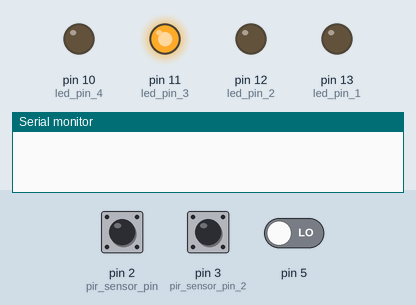
Simulated run of this sketch. Board: Arduino Uno, built with avr-gcc and run on an emulated ATmega328P. Shown: output pins drawn as LEDs (lit = HIGH), the last lines printed to the serial monitor. The test bench sets the inputs (shaded band); at power-on: pin 5 LOW, pin 2 (pir_sensor_pin) HIGH, pin 3 (pir_sensor_pin_2) HIGH.

Above: at 1.2 s.
1.3 s: pin 5 driven HIGH
At 2.7 s:
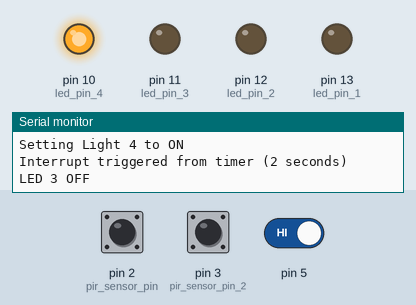
4.3 s: pin 5 driven LOW
At 7.0 s:
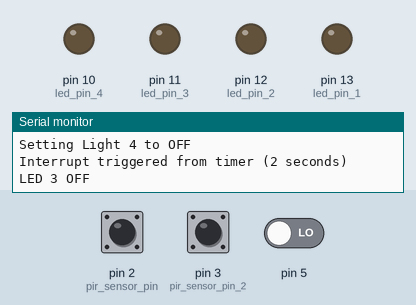
7.3 s: pin 2 (pir_sensor_pin) pulsed LOW 5 times (0.12 s each, 0.3 s apart)
At 9.7 s:
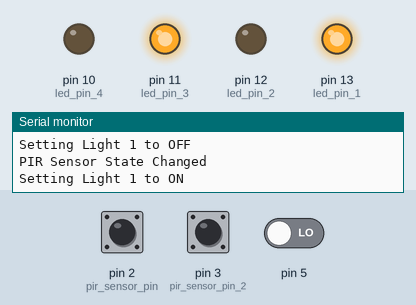
11.5 s: pin 5 driven HIGH
At 12.7 s:
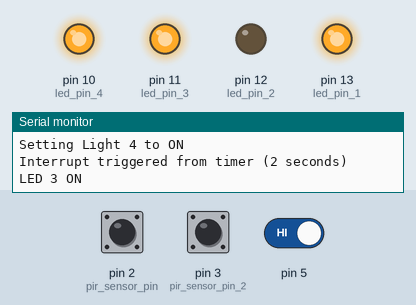
14.5 s: pin 3 (pir_sensor_pin_2) pulsed LOW 2 times (0.12 s each, 0.3 s apart)
At 15.7 s:
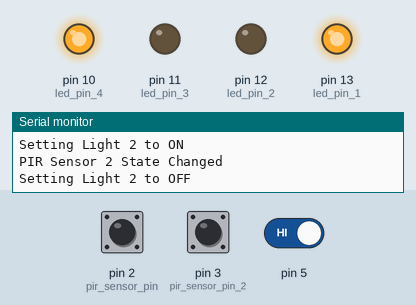
Timing chart, 0 to 17.5 s (numbered marks = the images above; inputs shaded):
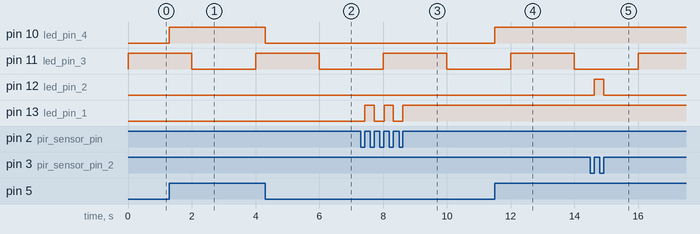

The sketch:

Task1.1D.ino
```cpp
const byte led_pin_1 = 13;
const byte led_pin_2 = 12;
const byte led_pin_3 = 11;
const byte led_pin_4 = 10;

const byte pir_sensor_pin = 2;
const byte pir_sensor_pin_2 = 3;

volatile byte LED_state = LOW;
volatile byte pirSensorValue = LOW;
volatile byte pirSensorValue2 = LOW;
volatile byte pirSensorValue3 = LOW;

void setup() {

  //Timer Setup Using timer 1
  cli();// Temporarily stop interrupts

  TCCR1A = 0;			//Reset TCCR1A register
  TCCR1B = 0;			//Reset TCCR1B register

    // Set Timer 1 prescaler to 1024
  TCCR1B |= B00000101;

  //Enable compare match on timer 1
  TIMSK1 |= B00000010;

  //Set the compare match value on timer 1 to 31250 (2 seconds with prescaler 1024)
  OCR1A = 31250;

  sei(); // Enable interrupts


  Serial.begin(9600);
  pinMode(led_pin_1,OUTPUT);
  pinMode(led_pin_2,OUTPUT);
  pinMode(led_pin_3,OUTPUT);
  pinMode(led_pin_4,OUTPUT);
  attachInterrupt(digitalPinToInterrupt(pir_sensor_pin),pir_sensor_triggered,RISING);
  attachInterrupt(digitalPinToInterrupt(pir_sensor_pin_2),pir_sensor_triggered_2,RISING);

  //Setup PCINT for interrupt on 3rd sensor
  PCICR |= B00000100; //Enable interrupts on PCINT Group 2
  PCMSK2 |= B00100000; // Pin D5 enabled for interrupt

}

void loop() {

  digitalWrite(led_pin_1,pirSensorValue);
  digitalWrite(led_pin_2,pirSensorValue2);
  digitalWrite(led_pin_3,LED_state);
  digitalWrite(led_pin_4,pirSensorValue3);

}

void pir_sensor_triggered(){

  Serial.println("PIR Sensor State Changed");

  if (pirSensorValue == LOW){
    pirSensorValue = HIGH;
    Serial.println("Setting Light 1 to ON");
  } else {
    pirSensorValue = LOW;
     Serial.println("Setting Light 1 to OFF");
  }

}


void pir_sensor_triggered_2(){

  Serial.println("PIR Sensor 2 State Changed");

  if (pirSensorValue2 == LOW){
    pirSensorValue2 = HIGH;
    Serial.println("Setting Light 2 to ON");
  } else {
    pirSensorValue2 = LOW;
     Serial.println("Setting Light 2 to OFF");
  }

}

void pir_sensor_triggered_3(){

  Serial.println("PIR Sensor 3 State Changed");

  if (pirSensorValue3 == LOW){
    pirSensorValue3 = HIGH;
    Serial.println("Setting Light 4 to ON");
  } else {
    pirSensorValue3 = LOW;
     Serial.println("Setting Light 4 to OFF");
  }

}

ISR(TIMER1_COMPA_vect){
  TCNT1  = 0;                  //Reset timer for next interrupt
  Serial.println("Interrupt triggered from timer (2 seconds)");
  if(LED_state == LOW){
    LED_state = HIGH;
    Serial.println("LED 3 ON");
  } else {
    LED_state = LOW;
    Serial.println("LED 3 OFF");
  }

}

ISR (PCINT2_vect){
  //Interrupt routine for D5 on PCINT Group 2
  pir_sensor_triggered_3();


}
```

Measured:
- after the input at 1.3 s, pin 10 (led_pin_4): LOW → HIGH at once
- after the input at 4.3 s, pin 10 (led_pin_4): HIGH → LOW at once
- after the input at 7.3 s, pin 13 (led_pin_1): alternates HIGH for 0.29 s and LOW for 0.31 s, 5 changes in all, then stays HIGH, starting after 0.12 s
- after the input at 11.5 s, pin 10 (led_pin_4): LOW → HIGH at once
- after the input at 14.5 s, pin 12 (led_pin_2): LOW → HIGH after 0.12 s, → LOW 0.30 s later
